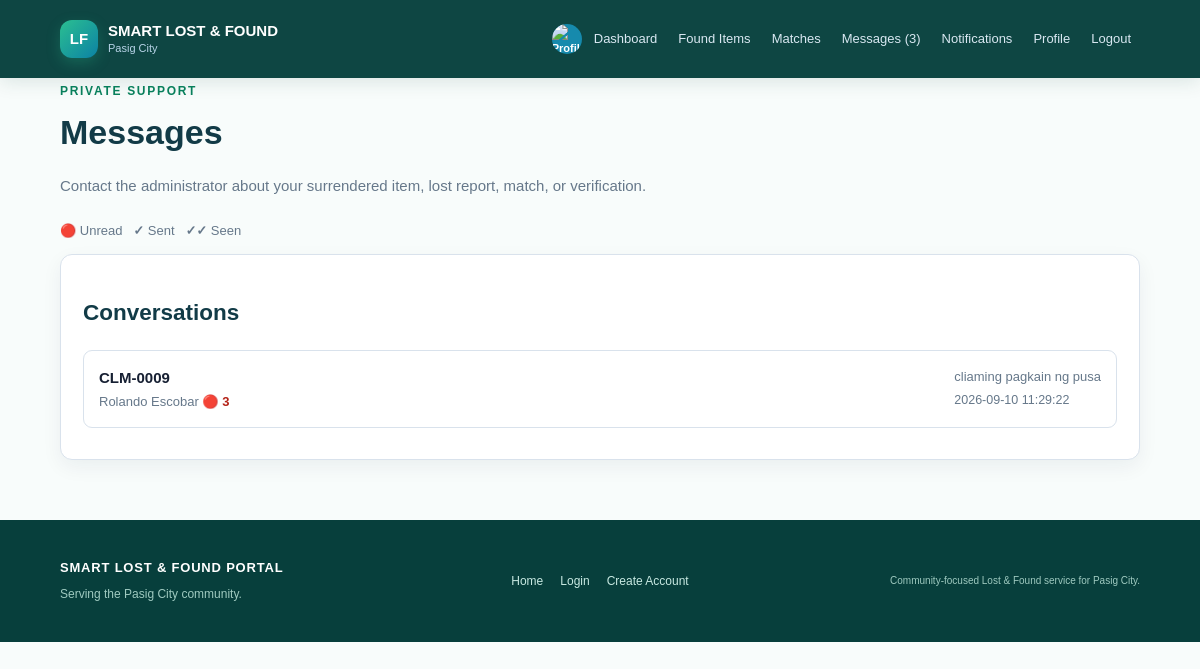
The page /messages (signed in) on the database as committed earlier.
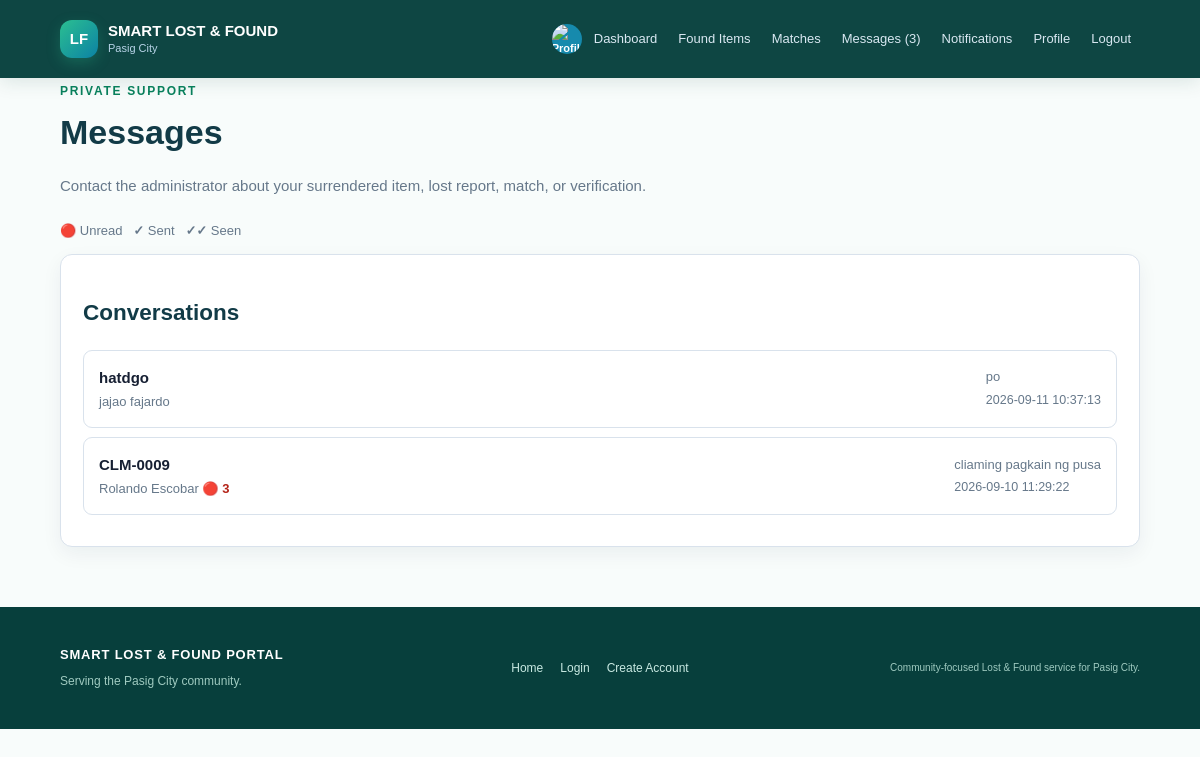
The same page on the database as committed later.
### tables this page shows
CREATE TABLE messages (id INTEGER PRIMARY KEY AUTOINCREMENT, sender_id INTEGER NOT NULL, recipient_id INTEGER, item_id INTEGER, claim_id INTEGER, body TEXT NOT NULL, created_at TEXT DEFAULT CURRENT_TIMESTAMP, read_at TEXT, FOREIGN KEY(sender_id) REFERENCES users(id), FOREIGN KEY(recipient_id) REFERENCES users(id), FOREIGN KEY(item_id) REFERENCES items(id), FOREIGN KEY(claim_id) REFERENCES claims(id));

CREATE TABLE users (id INTEGER PRIMARY KEY AUTOINCREMENT, username TEXT UNIQUE NOT NULL, email TEXT UNIQUE NOT NULL, password_hash TEXT NOT NULL, role TEXT NOT NULL DEFAULT 'STUDENT', full_name TEXT, student_id TEXT, security_question TEXT, security_answer_hash TEXT, account_status TEXT DEFAULT 'ACTIVE', created_at TEXT, profile_picture TEXT, theme_preference TEXT DEFAULT 'light');

CREATE TABLE items (id INTEGER PRIMARY KEY AUTOINCREMENT, user_id INTEGER NOT NULL, item_type TEXT NOT NULL, item_name TEXT NOT NULL, category TEXT NOT NULL, location TEXT NOT NULL, item_date TEXT NOT NULL, item_time TEXT, color TEXT, description TEXT, status TEXT NOT NULL DEFAULT 'ACTIVE', created_at TEXT DEFAULT CURRENT_TIMESTAMP, additional_details TEXT, contact_info TEXT, image_filename TEXT, updated_at TEXT, specific_location TEXT, review_notes TEXT, FOREIGN KEY(user_id) REFERENCES users(id));

### main.py (the view, shortened to what this page needs)
@app.route("/messages")
def messages():
    if (blocked := normal_user_required()):
        return blocked
    item_id = request.args.get("item_id", type=int)
    conn = get_connection()
    admin = conn.execute(
        "SELECT id,full_name,email FROM users WHERE upper(role)='ADMIN' AND account_status='ACTIVE' ORDER BY id LIMIT 1"
    ).fetchone()
    conversation = []
    item = None
    rows = conn.execute(
        "SELECT messages.*,items.item_name,users.full_name,users.email "
        "FROM messages JOIN users ON users.id=messages.sender_id "
        "LEFT JOIN items ON items.id=messages.item_id "
        "WHERE messages.recipient_id=? OR messages.sender_id=? ORDER BY messages.id DESC",
        (session["user_id"], session["user_id"])
    ).fetchall()
    conversations = {}
    for message in rows:
        key = ("claim", message["claim_id"]) if message["claim_id"] else ("item", message["item_id"])
        if key not in conversations:
            unread_query = (
                "SELECT COUNT(*) FROM messages WHERE recipient_id=? AND read_at IS NULL AND claim_id=?"
                if message["claim_id"]
                else "SELECT COUNT(*) FROM messages WHERE recipient_id=? AND read_at IS NULL AND item_id=? AND claim_id IS NULL"
            )
            unread_count = conn.execute(
                unread_query,
                (session["user_id"], message["claim_id"] or message["item_id"]),
            ).fetchone()[0]
            conversation_data = dict(message)
            conversation_data["unread_count"] = unread_count
            conversations[key] = conversation_data
    conn.commit()
    conn.close()
    return render_template(
        "messages.html",
        conversations=list(conversations.values()),
        conversation=conversation,
        item=item,
        admin=admin,
    )

### database.py (called while the page is built)
def get_connection():
    conn = sqlite3.connect(DB_NAME)
    conn.row_factory = sqlite3.Row
    conn.execute("PRAGMA foreign_keys = ON")
    return conn

### main.py (called while the page is built)
def is_admin(user=None):
    return bool(user and str(user["role"]).upper() == "ADMIN")

def current_user():
    user_id = session.get("user_id")
    if not user_id:
        return None
    conn = get_connection()
    user = conn.execute("SELECT * FROM users WHERE id=?", (user_id,)).fetchone()
    conn.close()
    return user

def user_required(message="Please log in to continue."):
    if not session.get("user_id"):
        flash(message, "info")
        return redirect(url_for("login", next=request.path))
    return None

def normal_user_required(message="Please log in to continue."):
    blocked = user_required(message)
    if blocked:
        return blocked
    if is_admin(current_user()):
        abort(403)
    return None

def avatar_url(user):
    filename = user["profile_picture"] if user and "profile_picture" in user.keys() else None
    return url_for("static", filename=f"uploads/avatars/{filename}") if filename else None

def claim_code(claim_id):
    return f"CLM-{claim_id:04d}"

### templates/messages.html (shortened to what this page needs)
{% extends "base.html" %}
{% block content %}
<div class="page-head">
  <span class="eyebrow">PRIVATE SUPPORT</span>
  <h1>Messages</h1>
  <p class="muted">Contact the administrator about your surrendered item, lost report, match, or verification.</p>
</div>
<p class="message-legend"><strong>🔴</strong> Unread &nbsp; <strong>✓</strong> Sent &nbsp; <strong>✓✓</strong> Seen</p>
<section class="panel">
  <h2>Conversations</h2>
  <div class="click-list">
    {% for message in conversations %}
      <a class="click-row" href="{% if message['claim_id'] %}{{ url_for('claim_conversation', claim_id=message['claim_id']) }}{% else %}{{ url_for('messages', item_id=message['item_id']) }}{% endif %}">
        <div>
          <b>{% if message['claim_id'] %}{{ claim_code(message['claim_id']) }}{% else %}{{ message['item_name'] or 'Report conversation' }}{% endif %}</b>
          <span>{{ message['full_name'] or message['email'] }}{% if message['unread_count'] %} <b class="unread-badge">🔴 {{ message['unread_count'] }}</b>{% endif %}</span>
        </div>
        <div>
          <span>{{ message['body'][:100] }}</span>
          <small>{{ message['created_at'] }}</small>
        </div>
      </a>
    {% else %}
      <div class="empty">No messages yet. Open an item and select Message Admin to start a conversation.</div>
    {% endfor %}
  </div>
</section>
{% endblock %}

Rows that differ between the two databases and show on the page:
added messages: item_name "hatdgo", full_name "jajao fajardo", body "po", created_at "2026-09-11 10:37:13"
